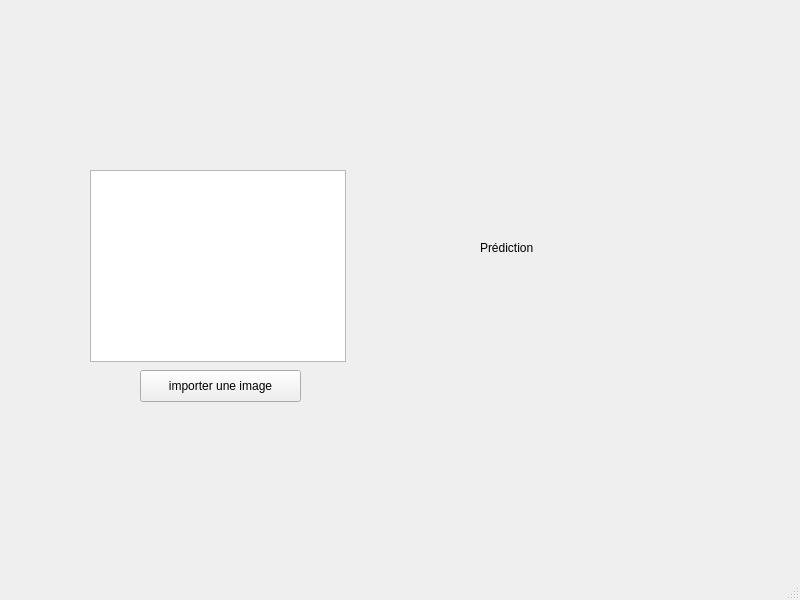
<?xml version="1.0" encoding="UTF-8"?>
<ui version="4.0">
 <class>MainWindow</class>
 <widget class="QMainWindow" name="MainWindow">
  <property name="geometry">
   <rect>
    <x>0</x>
    <y>0</y>
    <width>800</width>
    <height>600</height>
   </rect>
  </property>
  <property name="windowTitle">
   <string>MainWindow</string>
  </property>
  <widget class="QWidget" name="centralwidget">
   <widget class="QPushButton" name="pushButton">
    <property name="geometry">
     <rect>
      <x>140</x>
      <y>370</y>
      <width>161</width>
      <height>32</height>
     </rect>
    </property>
    <property name="text">
     <string>importer une image</string>
    </property>
   </widget>
   <widget class="QGraphicsView" name="graphicsView">
    <property name="geometry">
     <rect>
      <x>90</x>
      <y>170</y>
      <width>256</width>
      <height>192</height>
     </rect>
    </property>
   </widget>
   <widget class="QLabel" name="label">
    <property name="geometry">
     <rect>
      <x>480</x>
      <y>240</y>
      <width>81</width>
      <height>16</height>
     </rect>
    </property>
    <property name="text">
     <string>Prédiction</string>
    </property>
   </widget>
  </widget>
  <widget class="QMenuBar" name="menubar">
   <property name="geometry">
    <rect>
     <x>0</x>
     <y>0</y>
     <width>800</width>
     <height>24</height>
    </rect>
   </property>
  </widget>
  <widget class="QStatusBar" name="statusbar"/>
 </widget>
 <resources/>
 <connections/>
</ui>
